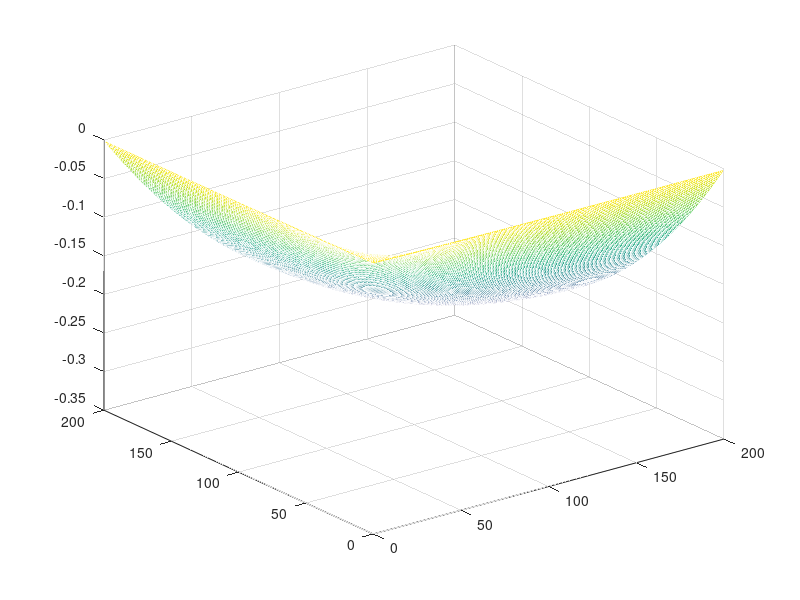

The MATLAB script that drew this image:
clear;
clc;

% Delcare bins for each dimension
nx = 200;
ny = 200;

% Mesh size per dimension
hx = 1/nx;
hy = 1/ny;

% Identity Matrices
Ix = speye(nx);
Iy = speye(ny);


% T Matrices
Tx = -gallery('tridiag', nx) / hx^2;
Tx(nx,nx-1) = 2/hx^2;
Ty = -gallery('tridiag', ny) / hy^2;
Ty(ny,ny-1) = 2/hy^2;

% Coefficent Matrix
A2D = kron(Iy, Tx) + kron(Ty, Ix);

% Form rhs
F = ones((nx)*(ny),1);

% Solve
x = A2D\F;
xr = reshape(x, nx,ny);

mesh(xr);